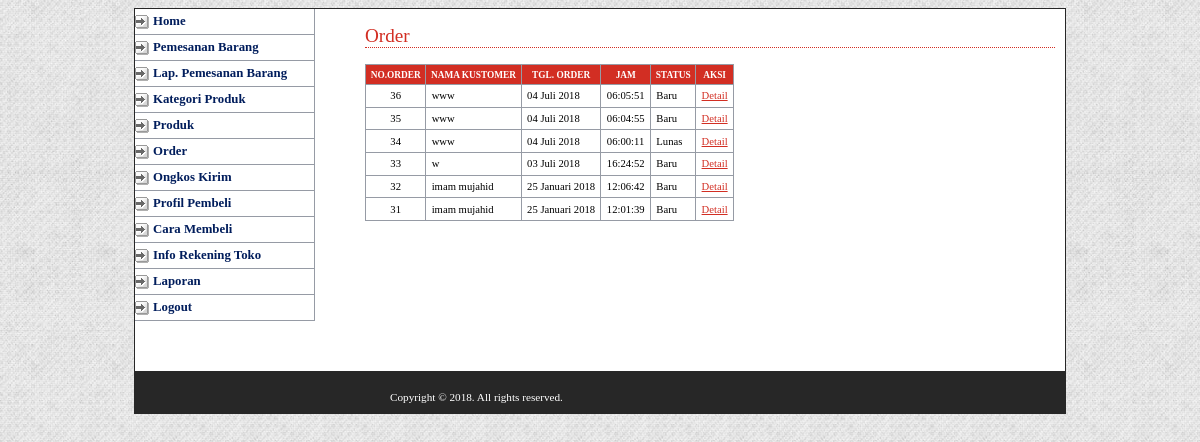
/adminweb/media.php?module=order (signed in), run on the app's committed database.
### tables this page shows
CREATE TABLE `orders` (
  `id_orders` int(5) NOT NULL,
  `status_order` varchar(50) NOT NULL DEFAULT 'Baru',
  `tgl_order` date NOT NULL,
  `jam_order` time NOT NULL,
  `id_kustomer` int(5) NOT NULL
);

CREATE TABLE `kustomer` (
  `id_kustomer` int(5) NOT NULL,
  `password` varchar(50) NOT NULL,
  `nama_lengkap` varchar(100) NOT NULL,
  `alamat` text NOT NULL,
  `email` varchar(100) NOT NULL,
  `telpon` varchar(20) NOT NULL,
  `id_kota` int(5) NOT NULL
);

### config/fungsi_indotgl.php (called while the page is built, shortened)
<?php
	function tgl_indo($tgl){
			$tanggal = substr($tgl,8,2);
			$bulan = getBulan(substr($tgl,5,2));
			$tahun = substr($tgl,0,4);
			return $tanggal.' '.$bulan.' '.$tahun;
	}
	function getBulan($bln){
				switch ($bln){
					case 1:
						return "Januari";
						break;
					case 7:
						return "Juli";
						break;
				}
			}
?>

### adminweb/modul/mod_order/order.php (the view, shortened to what this page needs)
<?php
 if (empty($_SESSION['username']) AND empty($_SESSION['passuser'])){
  echo "<link href='style.css' rel='stylesheet' type='text/css'>
 <center>Untuk mengakses modul, Anda harus login <br>";
  echo "<a href=../../index.php><b>LOGIN</b></a></center>";
}
else{
switch($_GET[act]){
  default:
    echo "<h2>Order</h2>
          <table>
          <tr><th>no.order</th><th>nama kustomer</th><th>tgl. order</th><th>jam</th><th>status</th><th>aksi</th></tr>";
    $tampil = mysql_query("SELECT * FROM orders,kustomer WHERE orders.id_kustomer=kustomer.id_kustomer ORDER BY id_orders DESC LIMIT 6");
    while($r=mysql_fetch_array($tampil)){
      $tanggal=tgl_indo($r[tgl_order]);
      echo "<tr><td align=center>$r[id_orders]</td>
                <td>$r[nama_lengkap]</td>
                <td>$tanggal</td>
                <td>$r[jam_order]</td>
                <td>$r[status_order]</td>
		            <td><a href=?module=order&act=detailorder&id=$r[id_orders]>Detail</a></td></tr>";
    }
    echo "</table>";
    break;
}
}
?>

### adminweb/media.php (shortened to what this page needs)
<?php
if (empty($_SESSION[username]) AND empty($_SESSION[passuser])){
  echo "<link href='style.css' rel='stylesheet' type='text/css'>
 <center>Untuk mengakses modul, Anda harus login <br>";
  echo "<a href=index.php><b>LOGIN</b></a></center>";
}
else{
?>
<html>
<head>
<link href="style.css" rel="stylesheet" type="text/css" />
</head>
<body>
<div id="header">
	<div id="menu">
      <ul>
		<li><a href='media.php?module=home'>Home</a>
		<li><a href='media.php?module=hubungi'>Pemesanan Barang</a></li>
		<li><a href='media.php?module=laporanpemesanan'> Lap. Pemesanan Barang</a></li>
		<li><a href='media.php?module=kategori'>Kategori Produk</a></li>
		<li><a href='media.php?module=produk'>Produk</a></li>
		<li><a href='media.php?module=order'>Order</a></li>
		<li><a href='media.php?module=ongkoskirim'>Ongkos Kirim</a></li>
		<li><a href='media.php?module=profil'>Profil Pembeli</a></li>
		<li><a href='media.php?module=carabeli'>Cara Membeli</a></li>
		<li><a href='media.php?module=rekening'>Info Rekening Toko</a></li>
		<li><a href='media.php?module=laporan'>Laporan</a></li>
		<li><a href='logout.php'>Logout</a></li>
	 </ul>
	    <p>&nbsp;</p>
 	</div>
  <div id="content">
		<?php include "content.php"; ?>
  </div>
		<div id="footer">
			Copyright &copy; 2018. All rights reserved.
		</div>
</div>
</body>
</html>
<?php
}
?>

### adminweb/content.php (shortened to what this page needs)
<?php
include "../config/library.php";
include "../config/fungsi_indotgl.php";
if ($_GET[module]=='home'){
  if ($_SESSION['leveluser']=='admin'){
  echo "<h2>Selamat Datang</h2>
          <p>Hai <b>$_SESSION[namalengkap]</b>, SELAMAT DATANG di halaman ADMIN.<br> Silahkan klik menu pilihan yang berada
          di sebelah kiri untuk mengelola content web. </p>
          <p>&nbsp;</p><p>&nbsp;</p><p>&nbsp;</p><p>&nbsp;</p><p>&nbsp;</p><p>&nbsp;</p><p>&nbsp;</p><p>&nbsp;</p>
          <p align=right>Login : $hari_ini, ";
  echo tgl_indo(date("Y m d"));
  echo " | ";
  echo date("H:i:s");
  echo " WIB</p>";
  }
}
elseif ($_GET[module]=='modul'){
  if ($_SESSION['leveluser']=='admin'){
    include "modul/mod_modul/modul.php";
  }
}
elseif ($_GET[module]=='laporanpemesanan'){
  if ($_SESSION['leveluser']=='admin'){
    include "modul/mod_laporanpemesanan/laporan.php";
  }
}
elseif ($_GET[module]=='kategori'){
  if ($_SESSION['leveluser']=='admin'){
    include "modul/mod_kategori/kategori.php";
  }
}
elseif ($_GET[module]=='produk'){
  if ($_SESSION['leveluser']=='admin'){
    include "modul/mod_produk/produk.php";
  }
}
elseif ($_GET[module]=='order'){
  if ($_SESSION['leveluser']=='admin'){
    include "modul/mod_order/order.php";
  }
}
elseif ($_GET[module]=='profil'){
  if ($_SESSION['leveluser']=='admin'){
    include "modul/mod_profil/profil.php";
  }
}
elseif ($_GET[module]=='hubungi'){
  if ($_SESSION['leveluser']=='admin'){
    include "modul/mod_hubungi/hubungi.php";
  }
}
elseif ($_GET[module]=='carabeli'){
  if ($_SESSION['leveluser']=='admin'){
    include "modul/mod_carabeli/carabeli.php";
  }
}
elseif ($_GET[module]=='rekening'){
  if ($_SESSION['leveluser']=='admin'){
    include "modul/mod_rekening/rekening.php";
  }
}
elseif ($_GET[module]=='ongkoskirim'){
  if ($_SESSION['leveluser']=='admin'){
    include "modul/mod_ongkoskirim/ongkoskirim.php";
  }
}
elseif ($_GET[module]=='laporan'){
  if ($_SESSION['leveluser']=='admin'){
    include "modul/mod_laporan/laporan.php";
  }
}
else{
  echo "<p><b>MODUL BELUM ADA ATAU BELUM LENGKAP</b></p>";
}
?>

### adminweb/style.css (style rules this page uses)
body { font-family: Tahoma; text-align: center; background:url(images/bg.jpg) left top repeat; }
#header { position: relative; margin-right: auto; margin-left: auto; width: 930px; border: 1px solid #272727; text-align: left; background:#fff; }
#content { margin-left: 230px; padding:0px 10px 0 0; }
#menu { position: relative; float: left; top: 0px; left: 0; width: 180px; }
#menu ul { list-style: none; margin: 0; padding: 0; border: none; font-weight:bold; }
#menu li { width: 180px; border-bottom: 1px solid #969BA5; margin: 0; padding: 0; font-size: 80%; vertical-align: bottom; }
#menu li a { background:url(images/m-icon.png)left center no-repeat; }
#menu a:link, #menu a:visited { display: block; padding: 5px 5px 5px 0.5em; border-right: 1px solid #969BA5; color: #011D5C; text-decoration: none; padding-left:18px; }
a:link,a:visited { color:#D22E23; }
h2 { font: normal 120% Georgia; color: #D22E23; background-color: transparent; border-bottom: 1px dotted #D22E23; }
table { font-family: Tahoma; font-size: 8pt; border-width: 1px; border-style: solid; border-color: #999999; border-collapse: collapse; margin: 10px 0px; }
th { color: #FFFFFF; font-size: 7pt; text-transform: uppercase; text-align: center; padding: 0.5em; border-width: 1px; border-style: solid; border-color: #969BA5; border-collapse: collapse; background-color: #D22E23; }
td { padding: 0.5em; vertical-align: top; border-width: 1px; border-style: solid; border-color: #969BA5; border-collapse: collapse; }
#footer { clear :both; padding: 20px 0 10px 255px; font-size: 70%; color: #FFFFFF; background-color: #272727; }

### data on the page
orders: id_orders "36", id_kustomer.nama_lengkap "www", tgl_order "04 Juli 2018", jam_order "06:05:51", status_order "Baru"
orders: id_orders "35", id_kustomer.nama_lengkap "www", tgl_order "04 Juli 2018", jam_order "06:04:55", status_order "Baru"
orders: id_orders "34", id_kustomer.nama_lengkap "www", tgl_order "04 Juli 2018", jam_order "06:00:11", status_order "Lunas"
orders: id_orders "33", id_kustomer.nama_lengkap "w", tgl_order "03 Juli 2018", jam_order "16:24:52", status_order "Baru"
orders: id_orders "32", id_kustomer.nama_lengkap "imam mujahid", tgl_order "25 Januari 2018", jam_order "12:06:42", status_order "Baru"
orders: id_orders "31", id_kustomer.nama_lengkap "imam mujahid", tgl_order "25 Januari 2018", jam_order "12:01:39", status_order "Baru"
